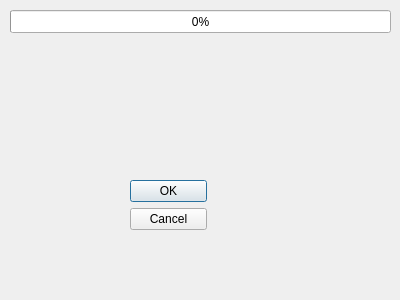
<?xml version="1.0" encoding="UTF-8"?>
<ui version="4.0">
 <class>ProgressBarDialog</class>
 <widget class="QDialog" name="ProgressBarDialog">
  <property name="geometry">
   <rect>
    <x>0</x>
    <y>0</y>
    <width>400</width>
    <height>300</height>
   </rect>
  </property>
  <property name="windowTitle">
   <string>Progress Bar</string>
  </property>
  <widget class="QWidget" name="layoutWidget">
   <property name="geometry">
    <rect>
     <x>130</x>
     <y>180</y>
     <width>77</width>
     <height>106</height>
    </rect>
   </property>
   <layout class="QVBoxLayout">
    <property name="spacing">
     <number>6</number>
    </property>
    <property name="margin">
     <number>0</number>
    </property>
    <item>
     <widget class="QPushButton" name="okButton">
      <property name="text">
       <string>OK</string>
      </property>
     </widget>
    </item>
    <item>
     <widget class="QPushButton" name="cancelButton">
      <property name="text">
       <string>Cancel</string>
      </property>
     </widget>
    </item>
    <item>
     <spacer>
      <property name="orientation">
       <enum>Qt::Vertical</enum>
      </property>
      <property name="sizeHint" stdset="0">
       <size>
        <width>20</width>
        <height>40</height>
       </size>
      </property>
     </spacer>
    </item>
   </layout>
  </widget>
  <widget class="QProgressBar" name="progressBar">
   <property name="geometry">
    <rect>
     <x>10</x>
     <y>10</y>
     <width>381</width>
     <height>23</height>
    </rect>
   </property>
   <property name="value">
    <number>0</number>
   </property>
  </widget>
 </widget>
 <resources/>
 <connections>
  <connection>
   <sender>okButton</sender>
   <signal>clicked()</signal>
   <receiver>ProgressBarDialog</receiver>
   <slot>accept()</slot>
   <hints>
    <hint type="sourcelabel">
     <x>351</x>
     <y>38</y>
    </hint>
    <hint type="destinationlabel">
     <x>233</x>
     <y>29</y>
    </hint>
   </hints>
  </connection>
  <connection>
   <sender>cancelButton</sender>
   <signal>clicked()</signal>
   <receiver>ProgressBarDialog</receiver>
   <slot>reject()</slot>
   <hints>
    <hint type="sourcelabel">
     <x>330</x>
     <y>66</y>
    </hint>
    <hint type="destinationlabel">
     <x>197</x>
     <y>125</y>
    </hint>
   </hints>
  </connection>
 </connections>
</ui>
